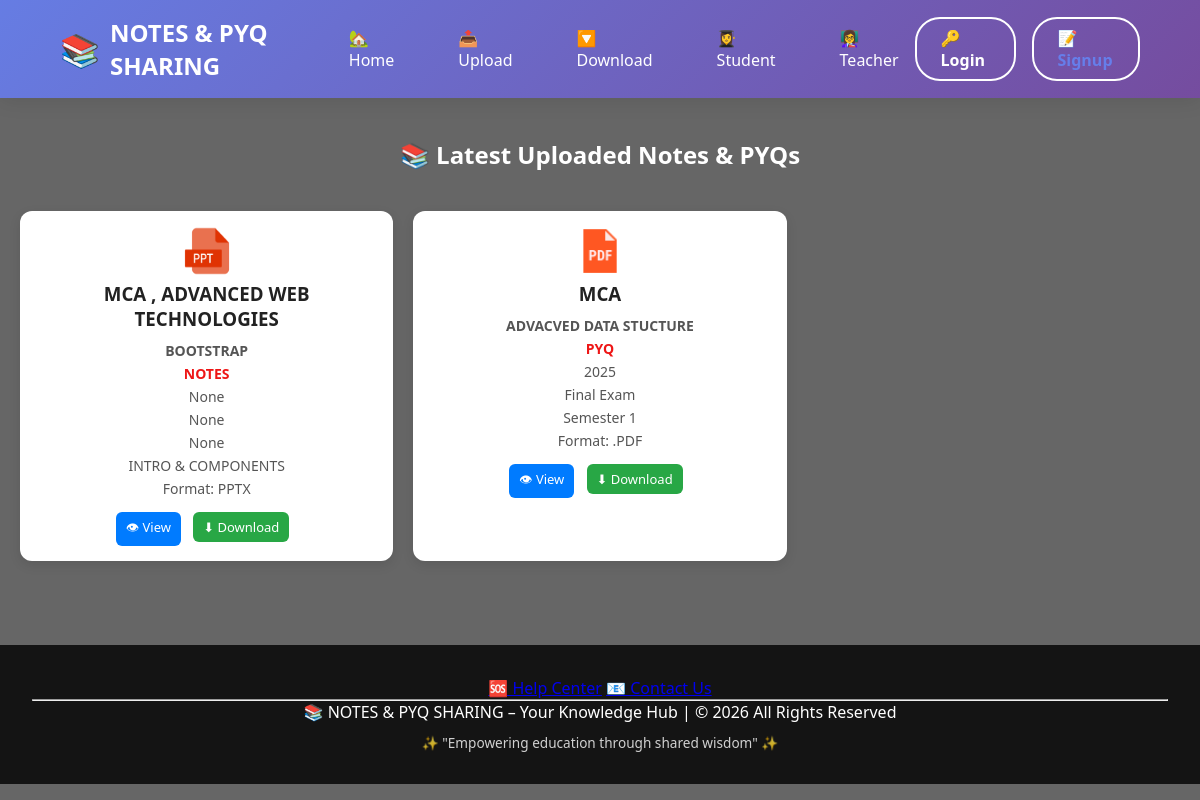
The page /student/ on the database its author committed.
### mynotes/models.py (models this page shows, shortened)
class Resource(models.Model):
    def upload_path(self, filename):
        if self.teacher_student == "student":
            return f'student/{filename}'
        else:
            return f'teacher/{filename}'
    file = models.FileField(upload_to=upload_path)
    user = models.ForeignKey(User, on_delete=models.CASCADE)
    title = models.CharField(max_length=200)
    subject = models.CharField(max_length=200)
    description = models.TextField()
    category = models.CharField(max_length=100)
    teacher_student = models.CharField(max_length=10)
    exam_year = models.CharField(max_length=10, null=True, blank=True)
    semester = models.CharField(max_length=10, null=True, blank=True)
    exam_type = models.CharField(max_length=50, null=True, blank=True)

### mynotes/views.py (the view)
# urls.py: path('student/', views.student, name='student'),
def student(request):
    notes = Resource.objects.filter(teacher_student="student")
    return render(request, 'student.html', {
        'notes': notes
    })

### mynotes/templates/student.html (shortened to what this page needs)
<!DOCTYPE html>
<html lang="en">
<head>
</head>
<body>
    <nav class="navbar">
        <div class="logo">
            <span>📚</span>
            <h2>NOTES & PYQ SHARING</h2>
        </div>
        <div class="nav-links" id="navLinks">
        <a href="{% url 'home' %}">🏡Home</a>
        <a href="{% url 'button' %}">📤 Upload</a>
        <a href="{% url 'notespage' %}">🔽 Download</a>
        <a href="{% url 'student' %}"> 👩‍🎓Student</a>
        <a href="{% url 'teacher' %}"> 👩‍🏫Teacher</a>
        </div>
    <div class="auth-buttons">
    {% if user.is_authenticated %}
        <div class="user-menu">
            <a href="{% url 'profile' %}" class="user-name">
                👤 {{ user.username }}
            </a>
            <a href="{% url 'logout' %}" class="btn-logout">🚪 Logout</a>
        </div>
    </div>
        {% else %}
            <a href="{% url 'login' %}" class="btn-nav btn-login">🔑 Login</a>
            <a href="{% url 'signup' %}" class="btn-nav btn-signup">📝 Signup</a>
        {% endif %}
        </div>
    </nav>
    <div style="margin-top:40px;">
    <h2 style="text-align:center; color:white; margin-bottom:20px;">
    📚 Latest Uploaded Notes & PYQs
</h2>
<div class="notes-grid">
    {% load static %}
{% for n in notes %}
    <div class="background-card">
        {% with n.file.name|lower as file_name %}
        {% if ".pdf" in file_name %}
            <img src="{% static 'icons/pdf.png' %}" width="50">
        {% elif ".doc" in file_name or ".docx" in file_name %}
            <img src="{% static 'icons/word.png' %}" width="50">
        {% elif ".ppt" in file_name or ".pptx" in file_name %}
            <img src="{% static 'icons/ppt.png' %}" width="50">
        {% elif ".xls" in file_name or ".xlsx" in file_name %}
            <img src="{% static 'icons/excel.png' %}" width="50">
        {% else %}
            <img src="{% static 'icons/file.png' %}" width="50">
        {% endif %}
    {% endwith %}
        <h3 style="font-weight: bold;">{{ n.subject }}</h3>
        <p style="font-weight: bold;">{{ n.title }}</p>
        <p style="color: #ee1616; font-weight: bold;">{{ n.category|upper  }}</p>
        <p>{{ n.exam_year }}</p>
        <p>{{ n.exam_type }}</p>
        <p>{{ n.semester }}</p>
        <p>{{ n.description }}</p>
        <p>Format: {{ n.file.name|slice:"-4:"|upper }}</p>
       {% if user.is_authenticated %}
            <a href="https://docs.google.com/gview?url={{ n.file.url }}&embedded=true" target="_blank">👁 View</a>
            <a href="{{ n.file.url }}" download>⬇ Download</a>
        {% else %}
            <a href="https://docs.google.com/gview?url={{ n.file.url }}&embedded=true" target="_blank">👁 View</a>
            <a href="{% url 'login' %}?next={{ n.file.url }}">⬇ Download</a>
        {% endif %}
    </div>
{% empty %}
    <p style="color:white;">No Uploaded 😔</p>
{% endfor %}
</div>
    <footer>
        <div class="footer-links">
            <a href="{% url 'help' %}">🆘 Help Center</a>
            <a href="{% url 'contact' %}">📧 Contact Us</a>
        </div>
        <hr>
        <p>📚 NOTES & PYQ SHARING – Your Knowledge Hub | © 2026 All Rights Reserved</p>
        <p style="margin-top: 0.6rem; font-size: 0.85rem; opacity: 0.8;">✨ "Empowering education through shared wisdom" ✨</p>
    </footer>
</body>
</html>

### mynotes/templates/student.html (style rules this page uses)
* { margin: 0; padding: 0; box-sizing: border-box; }
body { font-family: 'Segoe UI', Tahoma, Geneva, Verdana, sans-serif; background: linear-gradient(rgba(0, 0, 0, 0.6), rgba(0, 0, 0, 0.6)), url('https://images.unsplash.com/photo-1507842217343-583bb7270b66?ixlib=rb-1.2.1&auto=format&fit=crop&w=1350&q=80'); background-size: cover; background-position: center; background-attachment: fixed; min-height: 100vh; }
.navbar { background: linear-gradient(135deg, rgba(102, 126, 234, 0.95) 0%, rgba(118, 75, 162, 0.95) 100%); backdrop-filter: blur(10px); padding: 1rem 5%; display: flex; justify-content: space-between; align-items: center; box-shadow: 0 2px 20px rgba(0,0,0,0.1); position: sticky; top: 0; z-index: 1000; animation: slideDown 0.5s ease; }
.logo { display: flex; align-items: center; gap: 10px; }
.logo h2 { color: white; font-size: 1.5rem; font-weight: bold; }
.logo span { font-size: 2rem; }
.nav-links { display: flex; gap: 2rem; align-items: center; }
.nav-links a { color: white; text-decoration: none; font-size: 1rem; font-weight: 500; transition: all 0.3s ease; padding: 0.5rem 1rem; border-radius: 8px; display: flex; align-items: center; gap: 8px; }
.auth-buttons { display: flex; gap: 1rem; }
.btn-nav { padding: 0.5rem 1.5rem; border-radius: 25px; text-decoration: none; font-weight: 600; transition: all 0.3s ease; display: flex; align-items: center; gap: 8px; }
.btn-login { background: transparent; border: 2px solid white; color: white; }
.btn-signup { background: transparent; color: #667eea; border: 2px solid white; }
.background-card { background: rgba(255, 255, 255, 0.95); border-radius: 20px; padding: 2.5rem; text-align: center; transition: all 0.3s ease; cursor: pointer; box-shadow: 0 10px 30px rgba(0,0,0,0.2); }
.notes-grid { display: grid; grid-template-columns: repeat(3, 1fr); gap: 20px; padding: 20px; }
.background-card { background: #ffffff; padding: 15px; border-radius: 12px; box-shadow: 0 4px 12px rgba(0,0,0,0.1); transition: 0.3s; }
.background-card h3 { margin-bottom: 10px; color: #222; }
.background-card p { margin: 4px 0; color: #555; font-size: 14px; }
.background-card a { display: inline-block; margin-top: 10px; margin-right: 8px; padding: 6px 10px; border-radius: 6px; text-decoration: none; font-size: 13px; }
.background-card a:first-of-type { background-color: #007bff; color: white; }
.background-card a:last-of-type { background-color: #28a745; color: white; }
footer { background: rgba(0,0,0,0.8); color: white; text-align: center; padding: 2rem; margin-top: 4rem; }

### rows shown on the page
Resource: subject "MCA , ADVANCED WEB TECHNOLOGIES", title "BOOTSTRAP", category "NOTES", exam_year "None", exam_type "None", semester "None", description "INTRO & COMPONENTS", file.name "PPTX"
Resource: subject "MCA", title "ADVACVED DATA STUCTURE", category "PYQ", exam_year "2025", exam_type "Final Exam", semester "Semester 1", file.name ".PDF"
